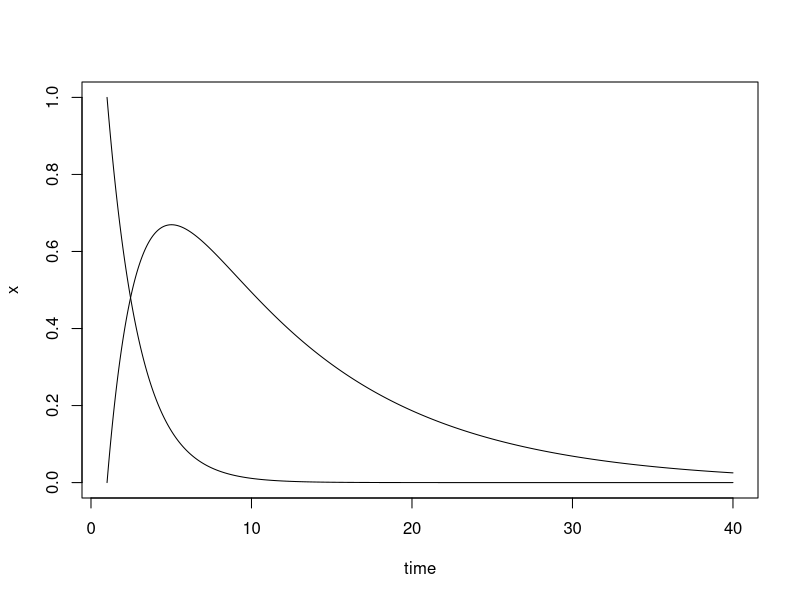

Recreate this plot in R.
#' ODE function for a two-compartment pharmacokinetic model
#' This model describes how a drug distributes throughout the body over time.
#' The initial dose of the drug is given to a central compartment e.g. blood, stomach.
#' Over time the drug is absorbed in to a peripheral compartment e.g. liver, muscle
#' The model contains a pair of equations.
#' dx/dt = -r1 * x
#' dy/dt = r1 * x - r2 * y
#' This function is designed to work with the deSolve::ode function
func_drug_conc <- function(t, state, parms) {
    # implement the function here
    dx<- -parms["r1"]*state["x"]
    dy<- parms["r1"]*state["x"]-parms["r2"]*state["y"]
    return(list(c(dx, dy)))
}

if (TRUE) {
    out <- deSolve::ode(
        y = c("x" = 1, "y" = 0), times = seq(1, 40, 0.01), func = func_drug_conc,
        parms = c("r1" = 1/2, "r2" = 1/10), method = "euler"
    )
    plot(x ~ time, data = out, type = "l")
    lines(y ~ time, data = out)
}
